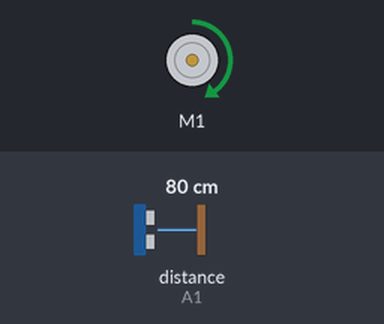
Recording of a sketch running on a simulated Arduino Uno, built with avr-gcc and run on an emulated ATmega328P. Parts: DC motor (green arrow = forward, orange = backward, longer = faster). Wiring (inferred from the names in the program): ultrasonic range finder: trigger A0; echo A1. Inputs (shaded band) come from the test bench; at power-on: distance to the obstacle (sensor on A1) 80 cm. The echo pulse lasts 58.3 µs per cm; what the sketch prints to the serial monitor is not drawn.

Above: at 0.5 s.
At 2.0 s:
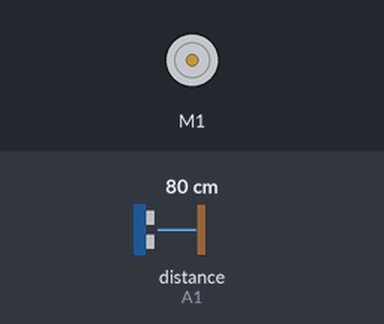
At 3.5 s:
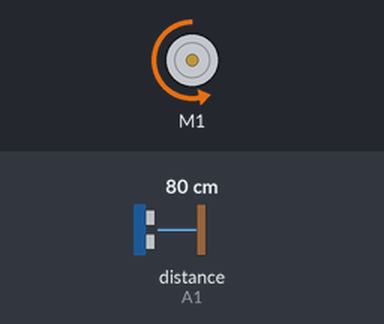
Timing chart, 0 to 5.5 s (numbered marks = the images above):
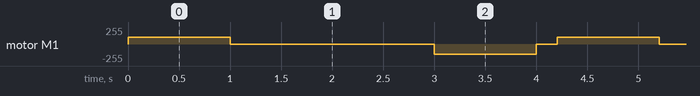

The sketch:

pruebamotorsensor.ino
```cpp
#include <AFMotor.h>

AF_DCMotor motor1(1); // Motor adelante-atras

const int TRIG1 = A0;
const int ECHO1 = A1;

void setup() {
  Serial.begin(9600);
  pinMode(TRIG1, OUTPUT);
  pinMode(ECHO1, INPUT);
}

void loop() {
  // Mover el motor hacia adelante durante 1 segundo
  motor1.setSpeed(100);
  motor1.run(FORWARD);
  delay(1000);

  // Detener el motor
  motor1.run(RELEASE);
  delay(2000);

  // Mover el motor hacia atrás durante 1 segundo
  motor1.setSpeed(150);
  motor1.run(BACKWARD);
  delay(1000);

  // Detener el motor
  motor1.run(RELEASE);
  delay(100);

  // Medir la distancia y enviar los datos a través del puerto serial cada 1 segundo
  long duration, distance;
  digitalWrite(TRIG1, LOW);
  delayMicroseconds(2);
  digitalWrite(TRIG1, HIGH);
  delayMicroseconds(10);
  digitalWrite(TRIG1, LOW);
  duration = pulseIn(ECHO1, HIGH);
  distance = duration / 58.2;
  Serial.print("Distancia: ");
  Serial.print(distance);
  Serial.println(" cm");
  delay(100);
}
```

Measured:
- by itself, motor M1: repeats every 4.2 s: stopped 2.0 s, backward 150/255 1.0 s, stopped 0.21 s, forward 100/255 1.0 s
